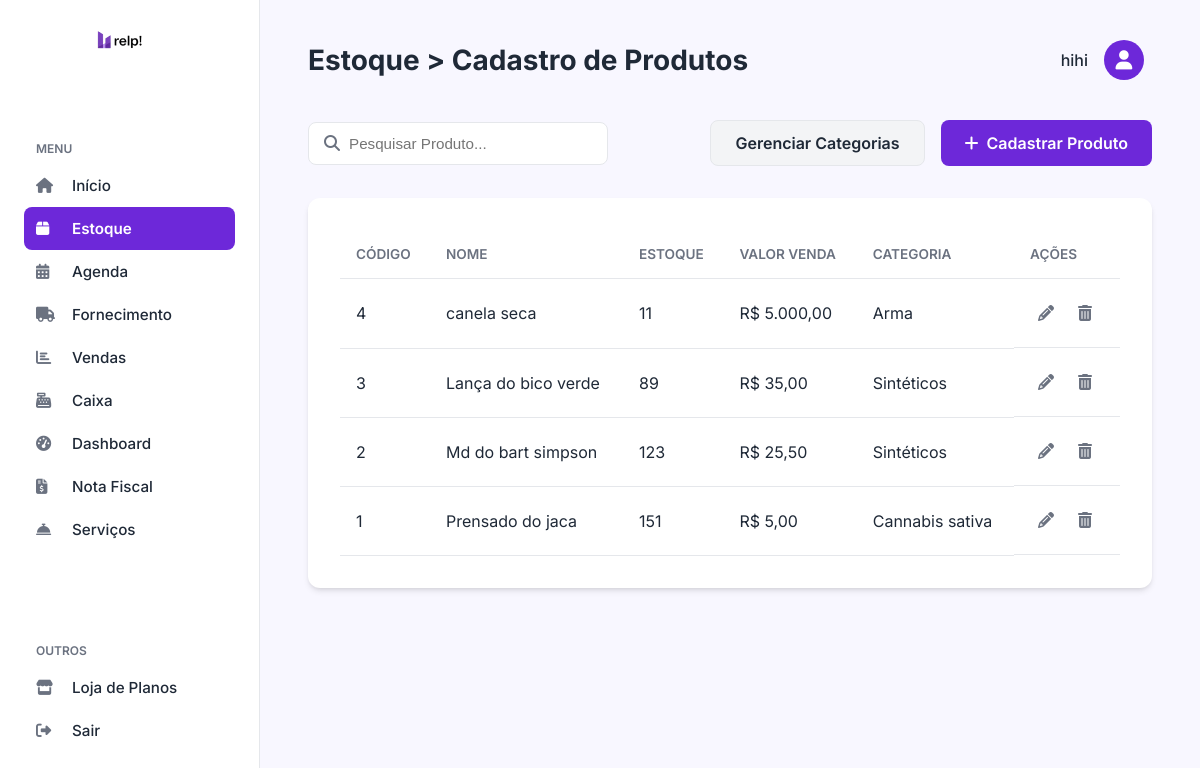
Page /estoque.php (signed in) on the committed database.
### tables this page shows
CREATE TABLE `produtos` (
  `id` int(11) NOT NULL,
  `codigo_barras` varchar(255) DEFAULT NULL,
  `nome` varchar(255) NOT NULL,
  `especificacao` text DEFAULT NULL,
  `quantidade_estoque` int(11) NOT NULL DEFAULT 0,
  `quantidade_minima` int(11) NOT NULL DEFAULT 5,
  `valor_compra` decimal(10,2) NOT NULL,
  `valor_venda` decimal(10,2) NOT NULL,
  `categoria_id` int(11) DEFAULT NULL,
  `fornecedor_id` int(11) DEFAULT NULL,
  `data_cadastro` timestamp NOT NULL DEFAULT current_timestamp(),
  `status` varchar(20) NOT NULL DEFAULT 'ativo'
);

CREATE TABLE `categorias` (
  `id` int(11) NOT NULL,
  `nome` varchar(100) NOT NULL
);

### estoque.php (the view, shortened to what this page needs)
<?php
include_once('config.php');
$produtos = [];
$erro_busca = null;
try {
    $stmt_produtos = $pdo->prepare("SELECT p.*, c.nome as categoria_nome FROM produtos p LEFT JOIN categorias c ON p.categoria_id = c.id WHERE p.status = 'ativo' ORDER BY p.nome ASC");
    $stmt_produtos->execute();
    $produtos = $stmt_produtos->fetchAll(PDO::FETCH_ASSOC);
} catch (PDOException $e) {
    $erro_busca = "Erro ao buscar dados: " . $e->getMessage();
}
$nome_empresa = $_SESSION['nome_empresa'] ?? 'Empresa';
?>
<!DOCTYPE html>
<html lang="pt-br">
<head>
    <link rel="stylesheet" href="https://cdnjs.cloudflare.com/ajax/libs/font-awesome/6.4.0/css/all.min.css">
    <link rel="stylesheet" href="css/sistema.css">
    <link rel="stylesheet" href="css/estoque.css">
</head>
<body>
    <nav class="sidebar">
        <div class="sidebar-logo">
            <img class="logo" src="img/relplogo.png" alt="Relp! Logo" style="width: 100px;">
        </div>
        <div class="menu-section">
            <h6>MENU</h6>
            <ul class="menu-list">
                <li><a href="sistema.php"><i class="fas fa-home"></i> Início</a></li>
                <li><a href="estoque.php" class="active"><i class="fas fa-box"></i> Estoque</a></li>
                <li><a href="agenda.php"><i class="fas fa-calendar-alt"></i> Agenda</a></li>
                <li><a href="fornecedores.php"><i class="fas fa-truck"></i> Fornecimento</a></li>
                <li><a href="vendas.php"><i class="fas fa-chart-bar"></i> Vendas</a></li>
                <li><a href="caixa.php"><i class="fas fa-cash-register"></i> Caixa</a></li>
                <li><a href="dashboard.php"><i class="fas fa-tachometer-alt"></i> Dashboard</a></li>
                <li><a href="#"><i class="fas fa-file-invoice-dollar"></i> Nota Fiscal</a></li>
                <li><a href="#"><i class="fas fa-concierge-bell"></i> Serviços</a></li>
            </ul>
        </div>
        <div class="menu-section outros">
            <h6>OUTROS</h6>
            <ul class="menu-list">
                <li><a href="#"><i class="fas fa-store"></i> Loja de Planos</a></li>
                <li><a href="sair.php"><i class="fas fa-sign-out-alt"></i> Sair</a></li>
            </ul>
        </div>
    </nav>
    <main class="main-content">
        <header class="main-header">
            <h2>Estoque > Cadastro de Produtos</h2>
            <div class="user-profile"><span><?= htmlspecialchars($nome_empresa) ?></span>
                <div class="avatar"><i class="fas fa-user"></i></div>
            </div>
        </header>
        <div class="actions-container">
            <div class="search-bar">
                <i class="fas fa-search"></i>
                <input type="text" placeholder="Pesquisar Produto...">
            </div>
            <div class="actions-buttons">
                <a href="categorias.php" class="btn-secondary">Gerenciar Categorias</a>
                <a href="produto_formulario.php" class="btn-primary">
                    <i class="fas fa-plus"></i> Cadastrar Produto
                </a>
            </div>
        </div>
        <div class="table-container">
            <table>
                <thead>
                    <tr>
                        <th>Código</th>
                        <th>Nome</th>
                        <th>Estoque</th>
                        <th>Valor Venda</th>
                        <th>Categoria</th>
                        <th>Ações</th>
                    </tr>
                </thead>
                <tbody>
                    <?php if ($erro_busca): ?>
                        <tr>
                            <td colspan="6" class="text-center"><?= htmlspecialchars($erro_busca) ?></td>
                        </tr>
                    <?php elseif (empty($produtos)): ?>
                        <tr>
                            <td colspan="6" class="text-center">Nenhum produto cadastrado ainda.</td>
                        </tr>
                    <?php else: ?>
                        <?php foreach ($produtos as $produto): ?>
                            <tr>
                                <td><?= htmlspecialchars($produto['id']) ?></td>
                                <td><?= htmlspecialchars($produto['nome']) ?></td>
                                <td><?= htmlspecialchars($produto['quantidade_estoque']) ?></td>
                                <td>R$ <?= number_format((float) $produto['valor_venda'], 2, ',', '.') ?></td>
                                <td><?= htmlspecialchars($produto['categoria_nome'] ?? 'N/A') ?></td>
                                <td class="actions">
                                    <a href="produto_formulario.php?id=<?= $produto['id'] ?>" class="btn-action btn-edit">
                                        <i class="fas fa-pencil-alt"></i>
                                    </a>
                                    <a href="excluir_produto.php?id=<?= $produto['id'] ?>" class="btn-action btn-delete">
                                        <i class="fas fa-trash-alt"></i>
                                    </a>
                                </td>
                            </tr>
                        <?php endforeach; ?>
                    <?php endif; ?>
                </tbody>
            </table>
        </div>
    </main>
</body>
</html>

### css/sistema.css (style rules this page uses)
:root { --primary-bg: #F8F7FF; --sidebar-bg: #FFFFFF; --accent-color: #6D28D9; --accent-color-dark: #4C1D95; --text-color: #1F2937; --text-light: #6B7280; --border-color: #E5E7EB; --card-shadow: 0 4px 6px -1px rgb(0 0 0 / 0.1), 0 2px 4px -2px rgb(0 0 0 / 0.1); }
* { margin: 0; padding: 0; box-sizing: border-box; }
body { font-family: 'Inter', sans-serif; background-color: var(--primary-bg); color: var(--text-color); display: flex; height: 100vh; overflow: hidden; }
.sidebar { width: 260px; background-color: var(--sidebar-bg); border-right: 1px solid var(--border-color); display: flex; flex-direction: column; padding: 1.5rem; flex-shrink: 0; }
.sidebar-logo { display: flex; align-items: center; justify-content: center; margin-bottom: 2.5rem; }
.sidebar-logo img { width: 50px; }
.menu-section { margin-bottom: 1.5rem; }
.menu-section h6 { font-size: 0.75rem; font-weight: 600; color: var(--text-light); text-transform: uppercase; padding: 0 0.75rem; margin-bottom: 0.5rem; }
.menu-list { list-style: none; }
.menu-list a { display: flex; align-items: center; padding: 0.75rem; border-radius: 8px; text-decoration: none; color: var(--text-color); font-weight: 500; font-size: 0.95rem; transition: background-color 0.2s ease, color 0.2s ease; }
.menu-list a i { width: 20px; margin-right: 1rem; color: var(--text-light); transition: color 0.2s ease; }
.menu-list a.active { background-color: var(--accent-color); color: #FFFFFF; font-weight: 600; }
.menu-list a.active i { color: #FFFFFF; }
.sidebar .outros { margin-top: auto; }
.main-content { flex-grow: 1; padding: 2rem 3rem; overflow-y: auto; }
.main-header { display: flex; justify-content: space-between; align-items: center; margin-bottom: 2rem; }
.main-header h2 { font-size: 1.75rem; font-weight: 700; }
.user-profile { display: flex; align-items: center; gap: 1rem; cursor: pointer; padding: 0.5rem; border-radius: 8px; }
.user-profile span { font-weight: 500; }
.user-profile .avatar { width: 40px; height: 40px; background-color: var(--accent-color); border-radius: 50%; color: white; display: flex; align-items: center; justify-content: center; font-size: 1.2rem; }

### css/estoque.css (style rules this page uses)
.main-content .actions-container { display: flex; justify-content: space-between; align-items: center; margin-bottom: 2rem; }
.main-content .search-bar { position: relative; width: 300px; }
.main-content .search-bar input { width: 100%; padding: 0.75rem 0.75rem 0.75rem 2.5rem; border: 1px solid var(--border-color); border-radius: 8px; font-size: 0.95rem; }
.main-content .search-bar i { position: absolute; left: 1rem; top: 50%; transform: translateY(-50%); color: var(--text-light); }
.main-content .btn-primary { background-color: var(--accent-color); color: white; padding: 0.75rem 1.5rem; border-radius: 8px; text-decoration: none; font-weight: 600; display: flex; align-items: center; gap: 0.5rem; transition: background-color 0.2s ease; }
.main-content .table-container { background-color: var(--sidebar-bg); border-radius: 12px; padding: 2rem; box-shadow: var(--card-shadow); }
.main-content table { width: 100%; border-collapse: collapse; }
.main-content th, .main-content td { padding: 1rem; text-align: left; border-bottom: 1px solid var(--border-color); }
.main-content th { font-size: 0.85rem; font-weight: 600; text-transform: uppercase; color: var(--text-light); }
.main-content td.actions { display: flex; gap: 0.5rem; }
.main-content .btn-action { color: var(--text-light); padding: 0.5rem; border-radius: 4px; }
.actions-buttons { display: flex; gap: 1rem; }
.btn-secondary { background-color: #F3F4F6; color: var(--text-color); padding: 0.75rem 1.5rem; border-radius: 8px; text-decoration: none; font-weight: 600; display: flex; align-items: center; gap: 0.5rem; border: 1px solid var(--border-color); transition: background-color 0.2s ease; }

### rows in the picture
produtos: id "4", nome "canela seca", quantidade_estoque "11", valor_venda "5.000,00", categoria.nome "Arma"
produtos: id "3", nome "Lança do bico verde", quantidade_estoque "89", valor_venda "35,00", categoria.nome "Sintéticos"
produtos: id "2", nome "Md do bart simpson", quantidade_estoque "123", valor_venda "25,50", categoria.nome "Sintéticos"
produtos: id "1", nome "Prensado do jaca", quantidade_estoque "151", valor_venda "5,00", categoria.nome "Cannabis sativa"

### other values in the picture
$nome_empresa "hihi"
